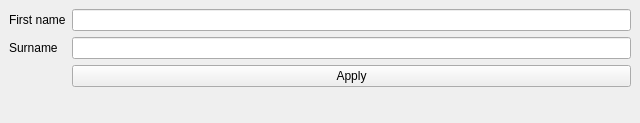
<?xml version="1.0" encoding="UTF-8"?>
<ui version="4.0">
 <class>addBidderWindow</class>
 <widget class="QMainWindow" name="addBidderWindow">
  <property name="geometry">
   <rect>
    <x>0</x>
    <y>0</y>
    <width>640</width>
    <height>123</height>
   </rect>
  </property>
  <property name="windowTitle">
   <string>Add Bidder</string>
  </property>
  <widget class="QWidget" name="centralwidget">
   <layout class="QFormLayout" name="formLayout">
    <item row="3" column="0">
     <widget class="QLabel" name="surnameLabel">
      <property name="text">
       <string>Surname</string>
      </property>
     </widget>
    </item>
    <item row="5" column="1">
     <widget class="QPushButton" name="applyButton">
      <property name="text">
       <string>Apply</string>
      </property>
     </widget>
    </item>
    <item row="2" column="0">
     <widget class="QLabel" name="firstNameLabel">
      <property name="text">
       <string>First name</string>
      </property>
     </widget>
    </item>
    <item row="2" column="1">
     <widget class="QLineEdit" name="firstNameInput"/>
    </item>
    <item row="3" column="1">
     <widget class="QLineEdit" name="surnameInput"/>
    </item>
   </layout>
  </widget>
 </widget>
 <resources/>
 <connections/>
</ui>
